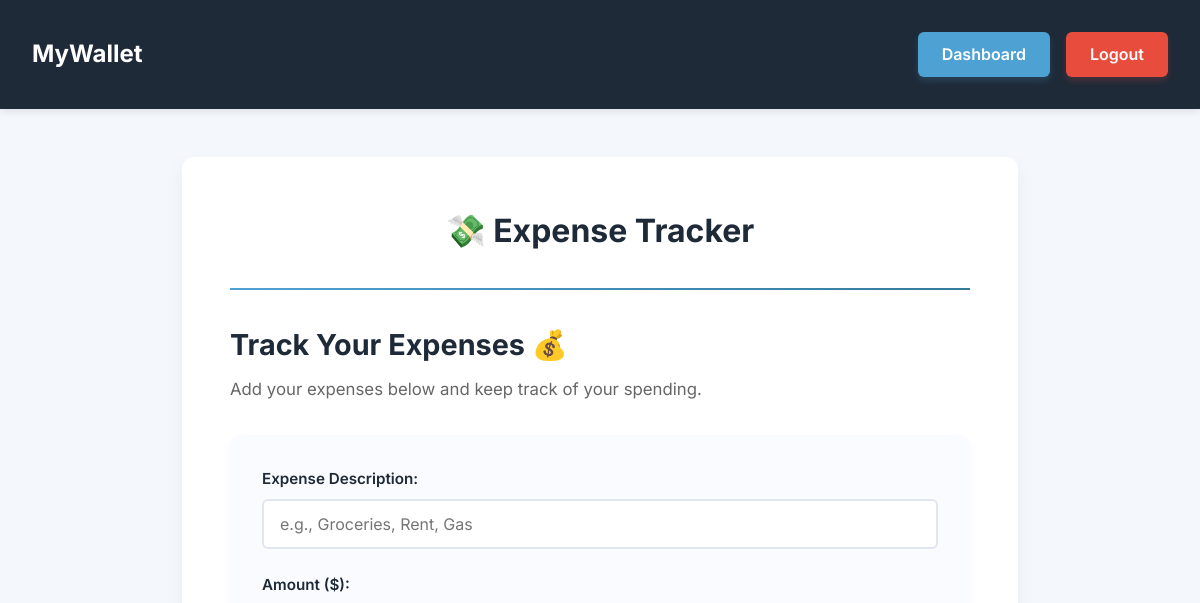
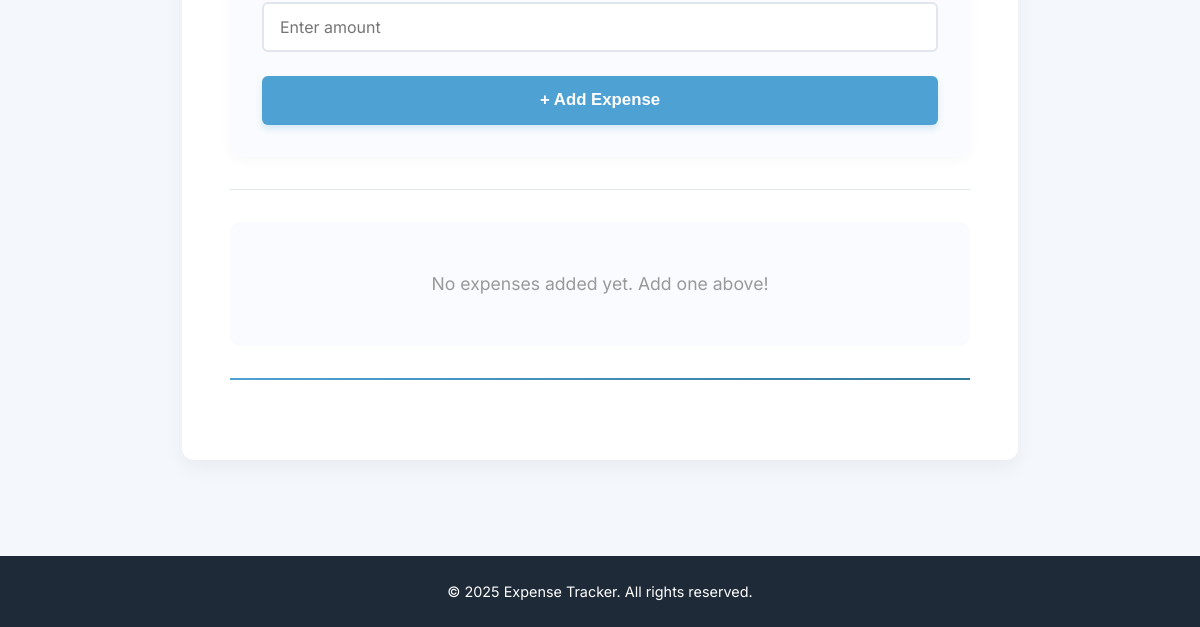
/user/expenses/ (signed in), run on an earlier commit of the app's database (2 pictures, top to bottom).
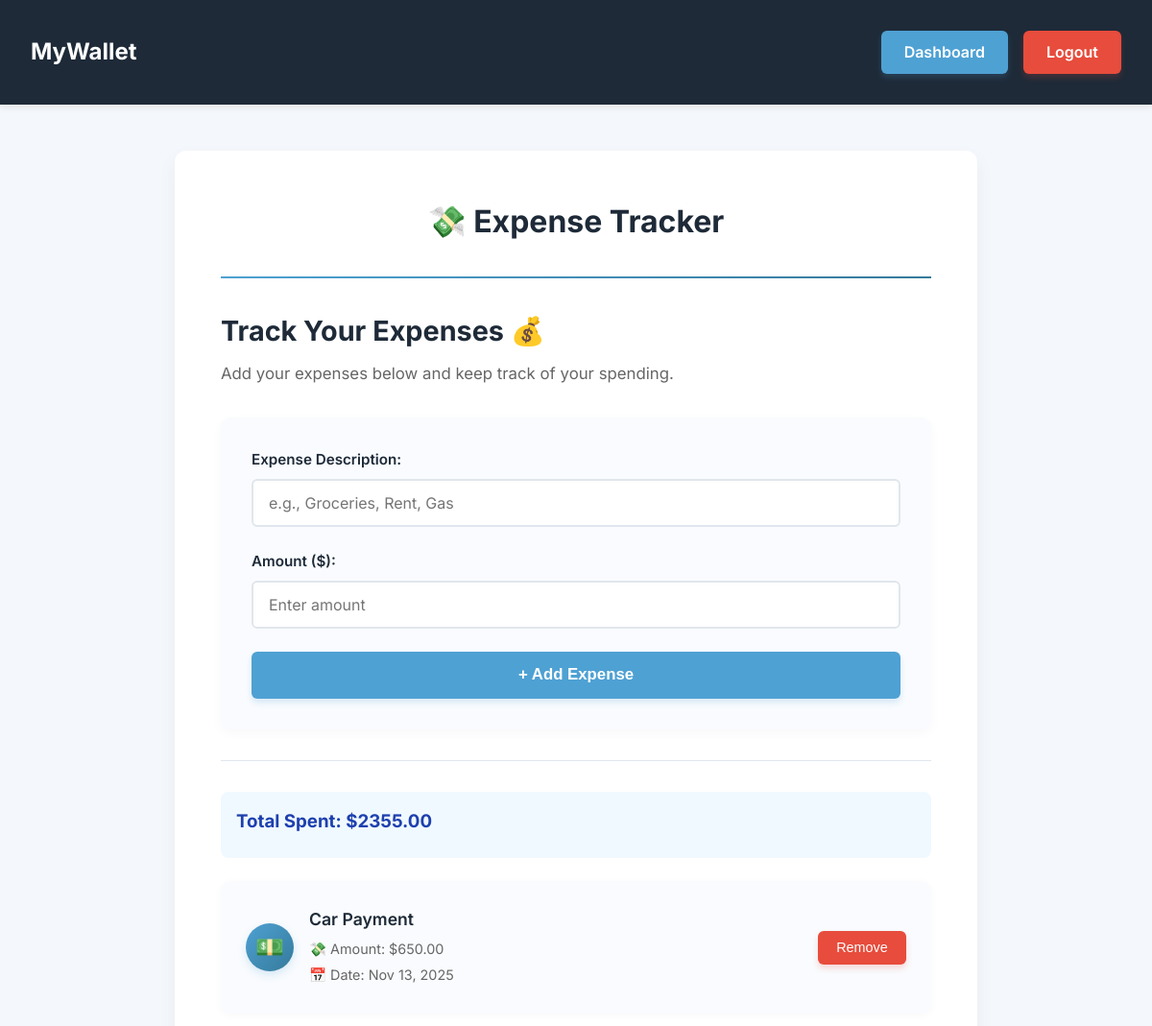
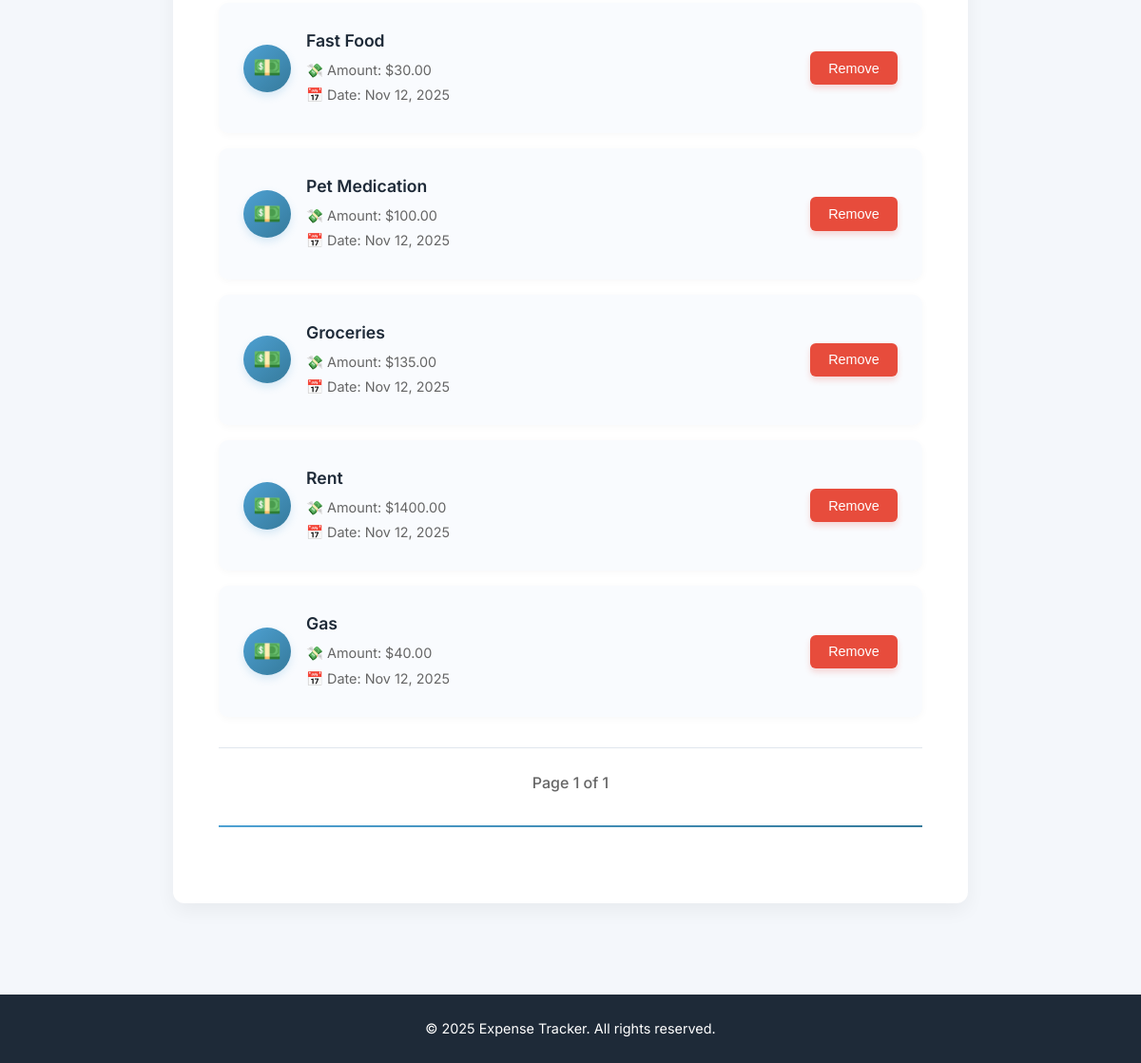
And on a later commit of the database (2 pictures, top to bottom).
### user/models.py (models this page shows, shortened)
class Expense(models.Model):
    user = models.ForeignKey(User, on_delete=models.CASCADE, related_name='expenses')
    description = models.CharField(max_length=200, help_text="What did you spend money on?")
    amount = models.DecimalField(max_digits=10, decimal_places=2, help_text="How much did you spend?")
    created_at = models.DateTimeField(auto_now_add=True)
    class Meta:
        ordering = ['-created_at']

### user/views.py (the view)
# urls.py: path('expenses/', views.expenses, name='expenses'),
@login_required
def expenses(request):
    if request.method == 'POST':
        if 'delete_expense_id' in request.POST:
            expense_id = request.POST.get('delete_expense_id')
            try:
                expense = Expense.objects.get(id=expense_id, user=request.user)
                expense.delete()
                messages.success(request, 'Expense deleted successfully!')
            except Expense.DoesNotExist:
                messages.error(request, 'Expense not found.')
            return redirect('expenses')
        form = ExpenseForm(request.POST)
        if form.is_valid():
            expense = form.save(commit=False)
            expense.user = request.user
            expense.save()
            messages.success(request, 'Expense added successfully!')
            return redirect('expenses')
    else:
        form = ExpenseForm()
    expense_list = Expense.objects.filter(user=request.user)
    total_amount = expense_list.aggregate(Sum('amount'))['amount__sum'] or Decimal('0.00')
    paginator = Paginator(expense_list, 10)
    page_number = request.GET.get('page')
    expenses_page = paginator.get_page(page_number)
    context = {
        'form': form,
        'expenses': expenses_page,
        'total_amount': total_amount,
    }
    return render(request, 'expenses.html', context)

### user/forms.py
class ExpenseForm(forms.ModelForm):
    class Meta:
        model = Expense
        fields = ['description', 'amount']
        widgets = {
            'description': forms.TextInput(attrs={
                'placeholder': 'e.g., Groceries, Rent, Gas',
                'class': 'expense-input'
            }),
            'amount': forms.NumberInput(attrs={
                'placeholder': 'Enter amount',
                'class': 'expense-input',
                'step': '0.01',
                'min': '0'
            })
        }
        labels = {
            'description': 'Expense Description',
            'amount': 'Amount ($)'
        }

### user/templates/expenses.html (shortened to what this page needs)
<!DOCTYPE html>
<html lang="en">
<head>
  {% load static %}
  <link rel="stylesheet" href="{% static 'expenses.css' %}">
</head>
<body>
  <nav class="navbar">
    <div class="logo">MyWallet</div>
    <div class="auth-buttons">
      <a href="{% url 'landingPage' %}" class="btn-dashboard">Dashboard</a>
      <a href="{% url 'logout' %}" class="btn-logout">Logout</a>
    </div>
  </nav>
  <main class="expenses-container">
    <div class="expenses-box">
      <h1 style="text-align: center; color: #1e2a38; margin-bottom: 2rem;">💸 Expense Tracker</h1>
      <hr class="section-divider" />
      <section class="expenses-section">
        <h2>Track Your Expenses 💰</h2>
        <p>Add your expenses below and keep track of your spending.</p>
        <form method="POST" class="expense-form">
          <div class="form-group">
            {{ form.description.label_tag }}
            {{ form.description }}
          </div>
          <div class="form-group">
            {{ form.amount.label_tag }}
            {{ form.amount }}
          </div>
          <button type="submit" class="btn-add-expense">+ Add Expense</button>
        </form>
        <hr class="divider">
        <section class="expense-list-section">
          {% if expenses %}
            <div class="total-spent-box">
              <h3>Total Spent: ${{ total_amount|floatformat:2 }}</h3>
            </div>
            {% for expense in expenses %}
              <div class="expense-card">
                <div class="expense-info">
                  <div class="expense-icon">💵</div>
                  <div>
                    <span class="expense-description">{{ expense.description }}</span>
                    <p class="expense-amount">💸 Amount: ${{ expense.amount }}</p>
                    <p class="expense-date">📅 Date: {{ expense.created_at|date:"M d, Y" }}</p>
                  </div>
                </div>
                <form method="POST" style="margin-left: 1rem;">
                  <button type="submit" class="btn-remove-expense">Remove</button>
                </form>
              </div>
            {% endfor %}
            <div class="pagination">
              <span class="current-page">Page {{ expenses.number }} of {{ expenses.paginator.num_pages }}</span>
            </div>
          {% else %}
            <p class="no-expenses-msg">No expenses added yet. Add one above!</p>
          {% endif %}
        </section>
      </section>
      <hr class="section-divider" />
    </div>
  </main>
  <footer class="footer">
    <p>&copy; 2025 Expense Tracker. All rights reserved.</p>
  </footer>
</body>
</html>

### home/static/expenses.css (style rules this page uses)
* { margin: 0; padding: 0; box-sizing: border-box; }
body { font-family: 'Inter', 'Segoe UI', sans-serif; background: #f4f7fb; color: #333; line-height: 1.6; min-height: 100vh; display: flex; flex-direction: column; }
.navbar { background: #1e2a38; color: white; display: flex; justify-content: space-between; align-items: center; padding: 2rem 2rem; box-shadow: 0 2px 8px rgba(0,0,0,0.1); }
.logo { font-size: 1.5rem; font-weight: bold; }
.auth-buttons { display: flex; gap: 1rem; }
.btn-dashboard, .btn-logout { padding: 0.6rem 1.5rem; background: #4ea1d3; color: white; text-decoration: none; border-radius: 6px; font-weight: 600; transition: all 0.3s ease; box-shadow: 0 4px 6px rgba(78, 161, 211, 0.2); }
.btn-logout { background: #e74c3c; box-shadow: 0 4px 6px rgba(231, 76, 60, 0.2); }
.expenses-container { flex: 1; max-width: 900px; margin: 3rem auto; padding: 0 2rem; width: 100%; }
.expenses-box { background: white; border-radius: 12px; padding: 3rem; box-shadow: 0 8px 20px rgba(0,0,0,0.05); }
.section-divider { border: none; height: 2px; background: linear-gradient(to right, #4ea1d3, #357a9b); margin: 2rem 0; }
.divider { border: none; height: 1px; background: #e0e6ed; margin: 2rem 0; }
.expenses-section h2 { color: #1e2a38; font-size: 1.8rem; margin-bottom: 0.5rem; }
.expenses-section > p { color: #666; margin-bottom: 2rem; font-size: 1.05rem; }
.expense-form { background: #f9fbfe; padding: 2rem; border-radius: 10px; margin-bottom: 2rem; box-shadow: 0 4px 12px rgba(0,0,0,0.03); }
.form-group { margin-bottom: 1.5rem; }
.form-group label { display: block; color: #1e2a38; font-weight: 600; margin-bottom: 0.5rem; font-size: 0.95rem; }
.form-group input, .form-group textarea, .form-group select { width: 100%; padding: 0.8rem 1rem; border: 2px solid #e0e6ed; border-radius: 6px; font-size: 1rem; color: #333; background: white; transition: all 0.3s ease; font-family: 'Inter', 'Segoe UI', sans-serif; }
.btn-add-expense { width: 100%; padding: 0.9rem 1.5rem; background: #4ea1d3; color: white; border: none; border-radius: 6px; cursor: pointer; font-weight: 600; font-size: 1.05rem; transition: all 0.3s ease; box-shadow: 0 4px 6px rgba(78, 161, 211, 0.2); }
.expense-list-section { margin-top: 2rem; }
.total-spent-box { margin-bottom: 1.5rem; padding: 1rem; background: #f0f9ff; border-radius: 8px; }
.total-spent-box h3 { margin: 0 0 0.5rem 0; color: #1e40af; }
.expense-card { display: flex; justify-content: space-between; align-items: center; background: #f9fbfe; padding: 1.5rem; border-radius: 10px; margin-bottom: 1rem; transition: all 0.3s ease; box-shadow: 0 2px 8px rgba(0,0,0,0.03); border: 2px solid transparent; }
.expense-info { display: flex; align-items: center; gap: 1rem; flex: 1; }
.expense-icon { width: 50px; height: 50px; background: linear-gradient(135deg, #4ea1d3, #357a9b); border-radius: 50%; display: flex; align-items: center; justify-content: center; font-size: 1.5rem; box-shadow: 0 4px 8px rgba(78, 161, 211, 0.2); }
.expense-description { display: block; font-weight: 600; font-size: 1.1rem; color: #1e2a38; margin-bottom: 0.3rem; }
.expense-amount, .expense-date { color: #666; font-size: 0.9rem; margin: 0.2rem 0; }
.btn-remove-expense { padding: 0.6rem 1.2rem; background: #e74c3c; color: white; border: none; border-radius: 6px; cursor: pointer; font-weight: 500; transition: all 0.3s ease; box-shadow: 0 4px 6px rgba(231, 76, 60, 0.2); font-size: 0.9rem; }
.pagination { display: flex; justify-content: center; align-items: center; gap: 1rem; margin-top: 2rem; padding-top: 1.5rem; border-top: 1px solid #e0e6ed; }
.current-page { color: #666; font-weight: 500; }
.footer { background: #1e2a38; color: white; text-align: center; padding: 1.5rem; margin-top: 3rem; }
.footer p { margin: 0; font-size: 0.9rem; }

What changed in the data, as far as the page shows it:
added Expense: description "Car Payment", amount "650.00", created_at "Nov 13, 2025"
added Expense: description "Fast Food", amount "30.00", created_at "Nov 12, 2025"
added Expense: description "Pet Medication", amount "100.00", created_at "Nov 12, 2025"
added Expense: description "Groceries", amount "135.00", created_at "Nov 12, 2025"
added Expense: description "Rent", amount "1400.00", created_at "Nov 12, 2025"
added Expense: description "Gas", amount "40.00", created_at "Nov 12, 2025"
Also different on the page:
{{ total_amount|floatformat:2 }}: (not shown) → "2355.00"
{{ expenses.number }}: (not shown) → "1"
{{ expenses.paginator.num_pages }}: (not shown) → "1"
text no longer shown: "No expenses added yet. Add one above!"
text now shown: "Total Spent: $ Page of"
